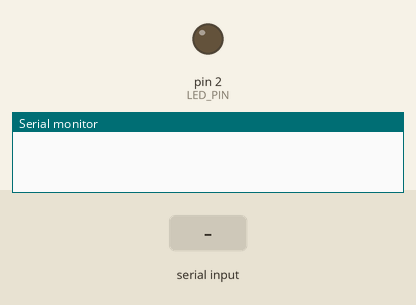
Bench run of a sketch on a simulated Arduino Uno, built with avr-gcc and run on an emulated ATmega328P. Parts: output pins drawn as LEDs (lit = HIGH), the last lines printed to the serial monitor. The test bench sets the inputs (shaded band).

Above: at 1.2 s.
1.3 s: "on\n" received over Serial
At 2.0 s:
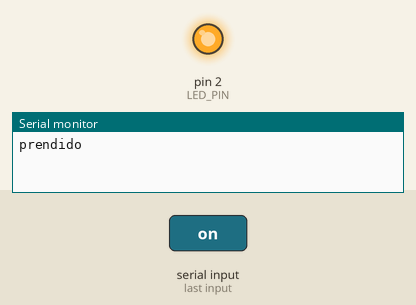
4.3 s: "off\n" received over Serial
At 5.5 s:
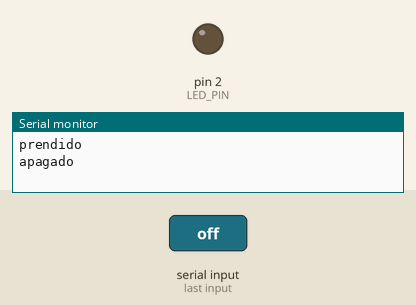
Timing chart, 0 to 7.3 s (numbered marks = the images above; inputs shaded):
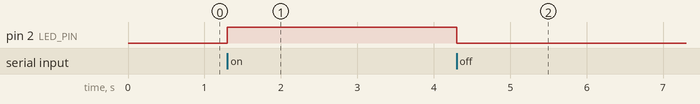

Measured:
- after the input at 1.3 s, pin 2 (LED_PIN): LOW → HIGH at once
- after the input at 4.3 s, pin 2 (LED_PIN): HIGH → LOW at once

The sketch:

c_ascii.ino
```cpp
// Controlador ASCII
// read -> enviar estado del pulsador
// on -> prender led y enviar estado del led
// off -> apagar led y enviar estado del led

#define LED_PIN 2
#define BUTTON_PIN 3

void setup() {
  Serial.begin(115200);
  pinMode(LED_PIN, OUTPUT);
  pinMode(BUTTON_PIN, INPUT);
}

void protocoloASCII() {

  if (Serial.available() > 0) {
    String data = Serial.readStringUntil('\n');

    if (data == "read") {
      Serial.println(digitalRead(BUTTON_PIN));

    } else if (data == "on") {
      digitalWrite(LED_PIN, 1);
      Serial.println("prendido");

    } else if (data == "off") {
      digitalWrite(LED_PIN, 0);
      Serial.println("apagado");

    }
  }
}

void loop() {
  protocoloASCII();
}
```
